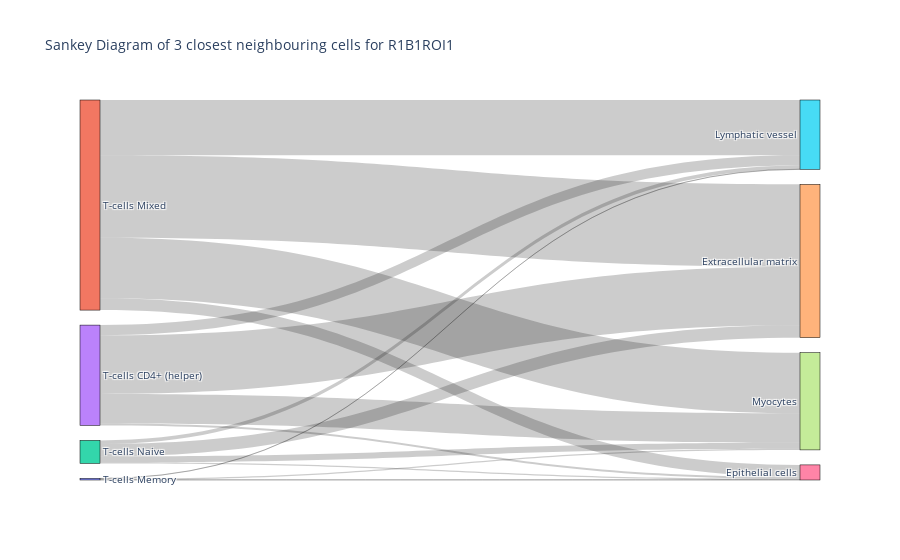

Here is the notebook cell this chart was saved with:
### Code cell
def create_sankey(fromto_df, from_cts, to_cts, name, radius):
    df = fromto_df.copy() # We don't want to change our original data frames
    
    # For the sankey plot, we need indices representing cell types rather than strings
    # Create a list of unique nodes (= all cell types we have in our selection)
    nodes = from_cts + to_cts
    # Create indices for them in a dictionary
    node_indices = {node: i for i, node in enumerate(nodes)}

    # Map 'From' and 'To' to their node indices and temporarily add to df
    df['Source'] = df['From'].map(node_indices)
    df['Target'] = df['To'].map(node_indices)

    # Define the Sankey diagram
    sankey_fig = go.Figure(go.Sankey(
        node=dict(
            pad=15,
            thickness=20,
            line=dict(color="black", width=0.5),
            label=[node for node in nodes]
        ),
        link=dict(
            source=df['Source'],
            target=df['Target'],
            value=df['Amount']
        )
    ))


    # Update layout and plot the figure
    sankey_fig.update_layout(title_text="Sankey Diagram of {} closest neighbouring cells for {}".format(radius, name), 
                             font_size=10)
    sankey_fig.show()
    
    return(sankey_fig)
    
    
sankey_fig = create_sankey(fromto_df, from_cts, to_cts, "R1B1ROI1", radius)

### Figure 1 — Plotly figure (JSON) as saved in the notebook; plotly's stock layout.template omitted (floating-point values rounded to 4 significant figures)
{"data": [{"link": {"source": [0, 0, 0, 0, 1, 1, 1, 1, 2, 2, 2, 2, 3, 3, 3, 3], "target": [4, 5, 6, 7, 4, 5, 6, 7, 4, 5, 6, 7, 4, 5, 6, 7], "value": [0, 1, 1, 7, 458, 308, 66, 337, 69, 20, 6, 33, 326, 57, 11, 164]}, "node": {"label": ["T-cells Memory", "T-cells Mixed", "T-cells Naive", "T-cells CD4+ (helper)", "Extracellular matrix", "Lymphatic vessel", "Epithelial cells", "Myocytes"], "line": {"color": "black", "width": 0.5}, "pad": 15, "thickness": 20}, "type": "sankey"}], "layout": {"font": {"size": 10}, "title": {"text": "Sankey Diagram of 3 closest neighbouring cells for R1B1ROI1"}}}
